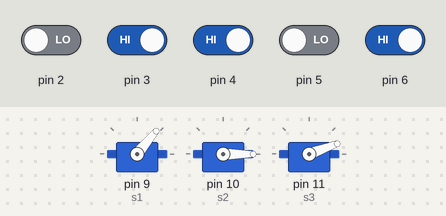
Bench run of a sketch on a simulated Arduino Uno, built with avr-gcc and run on an emulated ATmega328P. Shown: 3 × servo. Inputs (shaded band) come from the test bench; at power-on: pin 3, pin 4, pin 6 HIGH, pin 2, pin 5 LOW.

Above: at 1.2 s.
1.3 s: pin 6 driven LOW
At 3.1 s:
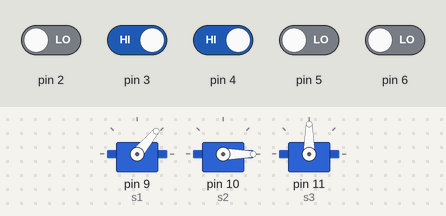
3.4 s: pin 2 driven HIGH and pin 3 driven LOW
At 4.7 s:
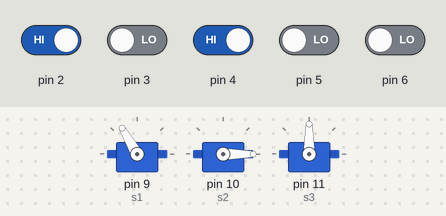
5.5 s: pin 6 driven HIGH
At 7.3 s:
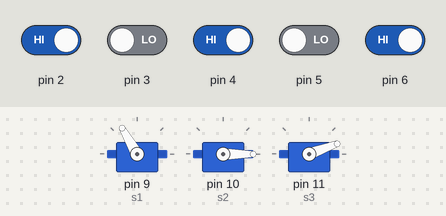
7.6 s: pin 6 driven LOW
At 8.05 s:
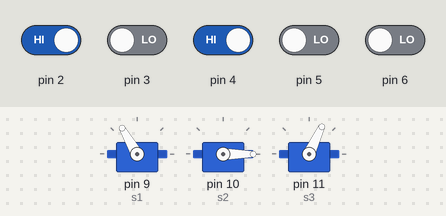
9.7 s: pin 4 driven LOW and pin 5 driven HIGH
At 11.0 s:
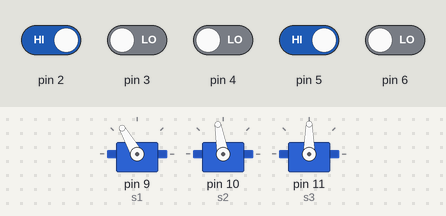
12.2 s: pin 6 driven HIGH
At 13.8 s:
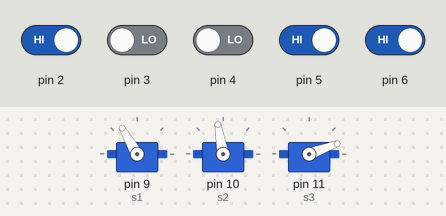
Timing chart, 0 to 15.3 s (numbered marks = the images above; inputs shaded):
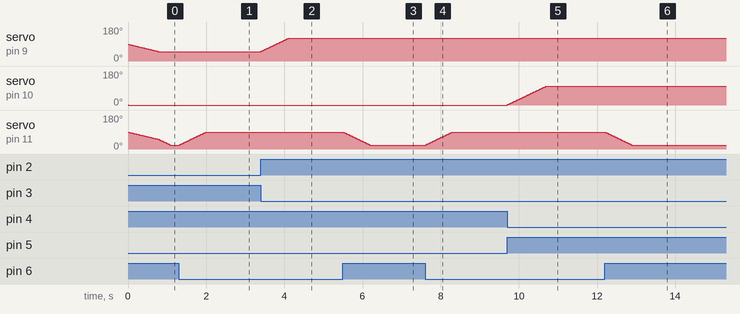

The sketch:

robocik.ino
```cpp
#include <Servo.h>
Servo s1;
Servo s2;
Servo s3;
int start_s1=89;
int start_s2=1;
int start_s3=89;
void setup() {
  // put your setup code here, to run once:
  Serial.begin(9600);
  s1.attach(9);
  s1.write(start_s1);
  s2.attach(10);
  s2.write(start_s2);
  s3.attach(11);
  s3.write(start_s3);
  //left
  pinMode(3, INPUT);
  //right
  pinMode(2, INPUT);
  //down
  pinMode(5, INPUT);
  //up
  pinMode(4, INPUT);
  //catch
  pinMode(6, INPUT);

}

void loop() {
  // put your main code here, to run repeatedly:
  //left/right
  if(digitalRead(3) == LOW && digitalRead(2) == HIGH && start_s1<120){
    start_s1+=1;

    s1.write(start_s1);

    delay(10);

  }
  else if(digitalRead(2) == LOW && digitalRead(3) == HIGH && start_s1 >50){
    start_s1-=1;

    s1.write(start_s1);

    delay(10);

  }

  //up/down
  if(digitalRead(4) == LOW && digitalRead(5) == HIGH && start_s2<100){

    start_s2+=1;

    s2.write(start_s2);

    delay(10);

  }
  else if(digitalRead(5) == LOW && digitalRead(4) == HIGH && start_s2>0){

    start_s2-=1;

    s2.write(start_s2);

    delay(10);

  }


  //catch
  if(digitalRead(6) == LOW  && start_s3<90){
    start_s3+=1;

    s3.write(start_s3);

    delay(10);

  }
  else if(digitalRead(6) == HIGH && start_s3 >20){
    start_s3-=1;

    s3.write(start_s3);

    delay(10);

  }


}
```

Measured:
- after the input at 1.3 s, servo on pin 11 (s3): moves from 20° to 90° over 0.70 s, starting at once
- after the input at 3.4 s, servo on pin 9 (s1): moves from 50° to 120° over 0.70 s, starting at once
- after the input at 5.5 s, servo on pin 11 (s3): moves from 90° to 20° over 0.70 s, starting at once
- after the input at 7.6 s, servo on pin 11 (s3): moves from 20° to 90° over 0.70 s, starting at once
- after the input at 9.7 s, servo on pin 10 (s2): moves from 0° to 100° over 1.0 s, starting at once
- after the input at 12.2 s, servo on pin 11 (s3): moves from 90° to 20° over 0.70 s, starting at once
